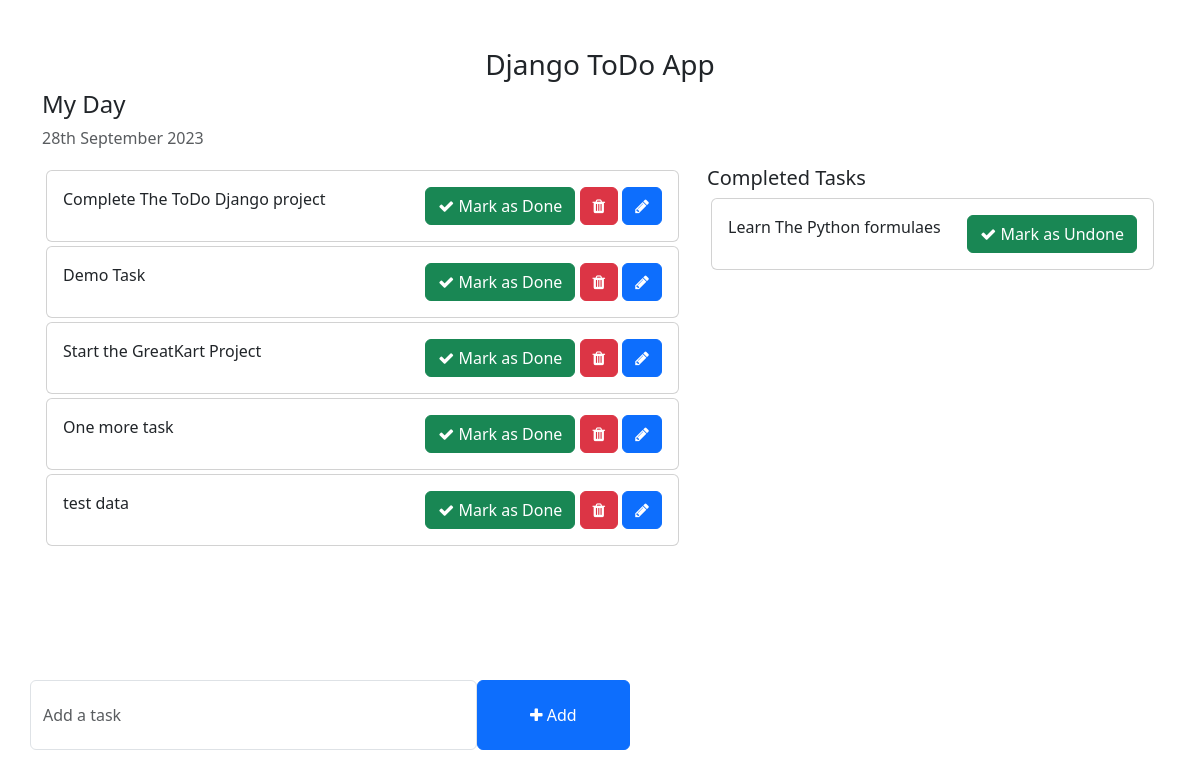
Before: / with the older database file.
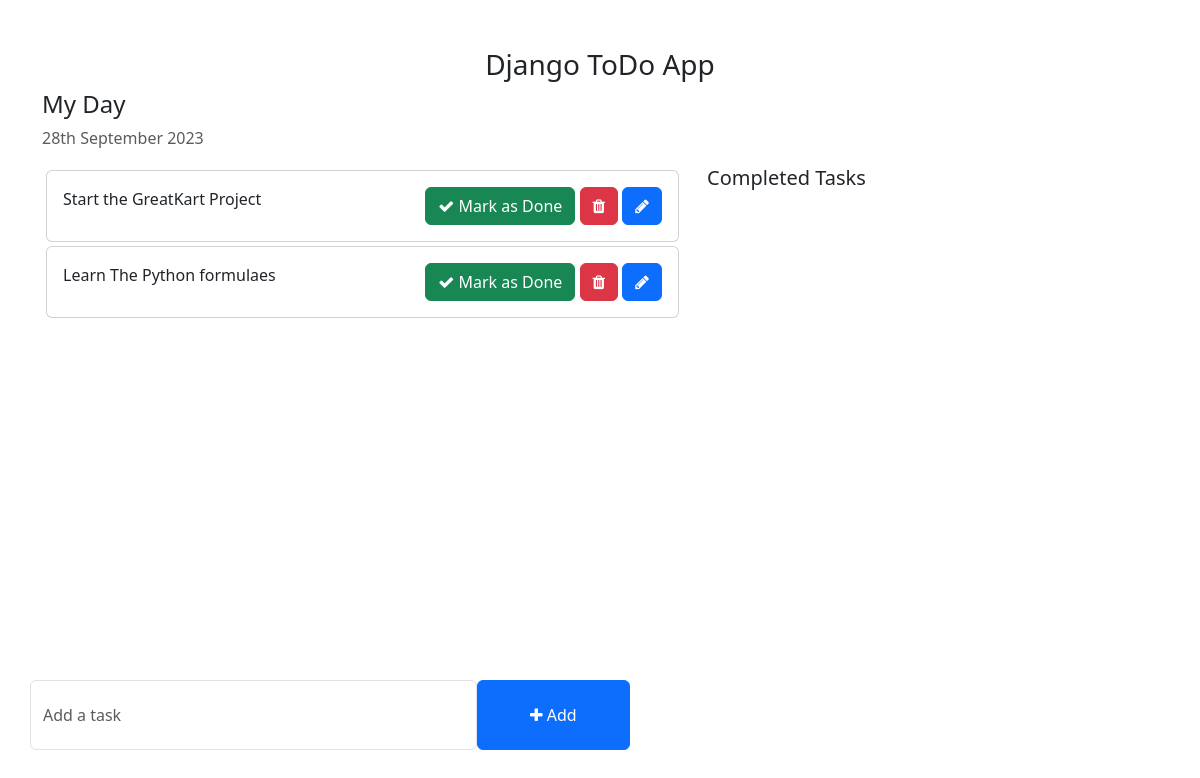
After: the same page with the newer database file.
### todo/models.py (models this page shows)
class Task(models.Model):
    task = models.CharField(max_length=255)
    is_completed = models.BooleanField(default=False)
    created_at = models.DateTimeField(auto_now_add=True)
    updated_at = models.DateTimeField(auto_now=True)
    def __str__(self):
        return self.task

### todo_main/views.py (the view)
# urls.py: 2. Add a URL to urlpatterns:  path('', views.home, name='home')
def home(request):
    pendingTasks = Task.objects.filter(is_completed=False).order_by('updated_at')
    completed_tasks = Task.objects.filter(is_completed=True).order_by('-updated_at')
    context = {
        'pendingTasks': pendingTasks,
        'completed_tasks': completed_tasks
    }
    return render(request, 'home.html', context)

### templates/home.html (shortened to what this page needs)
<!DOCTYPE html>
<html lang="en">
<head>
    <link href="https://cdn.jsdelivr.net/npm/bootstrap@5.3.0-alpha1/dist/css/bootstrap.min.css" rel="stylesheet">
    <link rel="stylesheet" href="https://cdnjs.cloudflare.com/ajax/libs/font-awesome/4.7.0/css/font-awesome.min.css">
</head>
<body>
    <div class="container">
        <h3 class="pt-5 text-center">Django ToDo App</h3>
        <div class="row">
            <h4>My Day</h4>
            <p class="text-muted">{% now "jS F Y" %}</p>
            <div class="col-md-7 col-lg-7" style="height: 450px; overflow: scroll;">
                {% for task in pendingTasks %}
                <div class="card m-1">
                    <div class="card-body">
                        {{ task }}
                        <span style="position: relative; float: right;">
                            <a href="{% url 'mark_as_done' task.id %}" class="btn btn-success"><i class="fa fa-check"></i> Mark as Done</a>
                            <a href="{% url 'delete_task' task.id %}" class="btn btn-danger"><i class="fa fa-trash"></i></a>
                            <a href="{% url 'edit_task' task.id %}" class="btn btn-primary"><i class="fa fa-pencil"></i></a>
                        </span>
                    </div>
                </div>
                {% endfor %}
            </div>
            <div class="col-md-5 col-lg-5">
                <h5>Completed Tasks</h5>
                {% for task in completed_tasks %}
                <div class="card m-1">
                    <div class="card-body">
                        {{ task.task }}
                        <span style="position: relative; float: right;">
                            <a href="{% url 'mark_as_undone' task.id %}" class="btn btn-success"><i class="fa fa-check"></i> Mark as Undone</a>
                        </span>
                    </div>
                </div>
                {% endfor %}
            </div>
        </div>
        <div class="row">
            <div class="col-md-6 col-lg-6 p-0" style="position: absolute; bottom: 50px;">
                <form action="{% url 'addTask' %}" method="POST">
                    <div class="form-group">
                        <span style="display: flex;">
                            <input type="text" name="task" class="form-control" placeholder="Add a task">
                            <button class="btn btn-primary" type="submit" style="width: 200px;"><i class="fa fa-plus"></i> Add</button>
                        </span>
                    </div>
                </form>
            </div>
        </div>
    </div>
</body>
</html>

Changed rows visible on the page:
removed Task: task "Complete The ToDo Django project", shown under "My Day"
removed Task: task "Demo Task", shown under "My Day"
removed Task: task "One more task", shown under "My Day"
removed Task: task "test data", shown under "My Day"
changed Task "Learn The Python formulaes": moves from the list under "Completed Tasks" to the list under "My Day"
